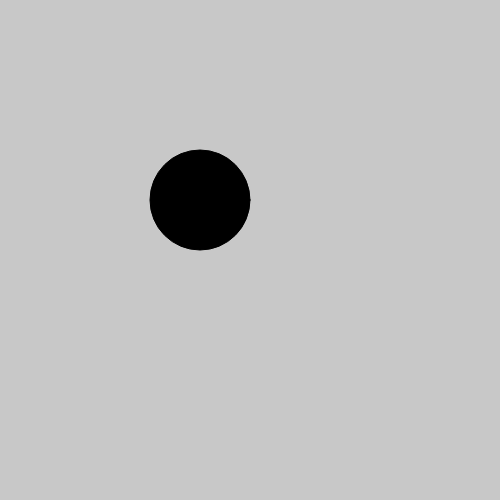
Frame 1 (no input)
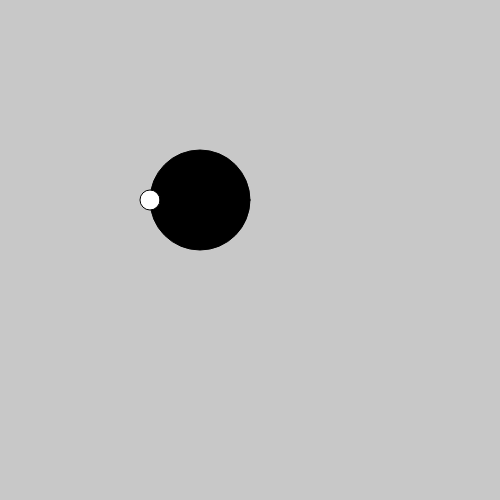
Frame 60 (no input)
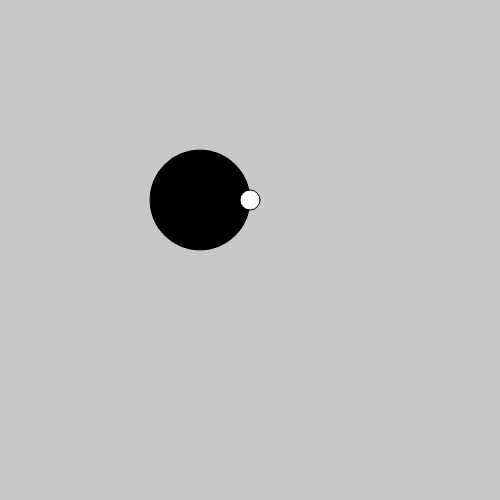
Frame 120 (the mouse pressed at the canvas centre since frame 60)

The p5.js sketch that drew these frames (run headless with seeded random() and noise() and a simulated clock; from frame 60 on, the mouse is pressed at the canvas centre):

// p5.js sketch
// ── sketch.js
var posX;

function setup() {
  // put setup code here
    createCanvas(500,500);
}

function draw() {
    background(200,200,200);
    fill(0);
    ellipse(200,200,100,100);
    fill(255);
    ellipse(posX,200,20,20);
    //left pupil
    if (mouseX>250){
        posX=250;
    }else if (mouseX<150){
        posX=150;
    }else{
        posX=mouseX;
    }
}
